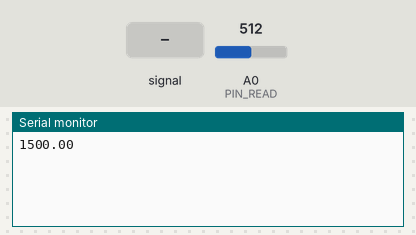
A sketch run on a simulated Arduino Uno, built with avr-gcc and run on an emulated ATmega328P. Parts: the last lines printed to the serial monitor. The inputs (shaded band) are chosen by the test bench; at power-on: A0 (PIN_READ) = 512.

Above: at 1.2 s.
1.3 s: A0 (PIN_READ) fed a 2 Hz sine of ±306 counts around its level
At 1.83 s:
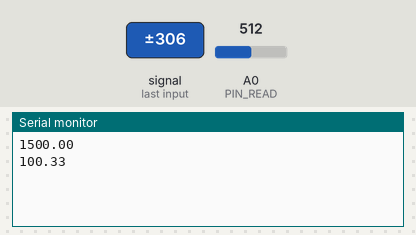
2.8 s: A0 (PIN_READ) set to 716
At 4.0 s:
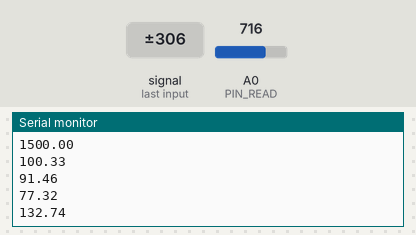
4.3 s: A0 (PIN_READ) set to 900
At 5.8 s:
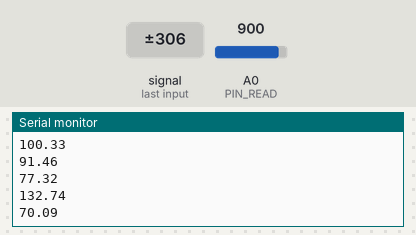
Timing chart, 0 to 7.3 s (numbered marks = the images above; inputs shaded):
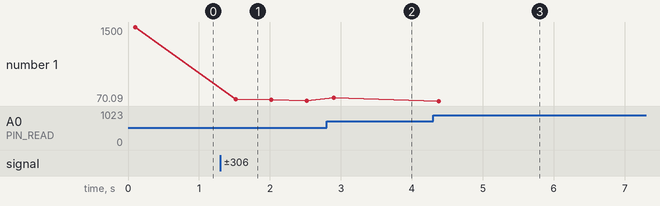

Measured:
- after the input at 1.3 s, the serial monitor: prints a new line after 0.22 s (image 1)
- after the input at 2.8 s, the serial monitor: prints a new line after 0.10 s (image 2)
- after the input at 4.3 s, the serial monitor: prints a new line after 0.08 s (image 3)
- plotted number 1: 1500 → 77.32 after the input at 1.3 s, 77.32 → 132.74 after the input at 2.8 s, 132.74 → 70.09 after the input at 4.3 s

The sketch:

main.ino
```cpp
/**
 * @file    main.ino
 * @author  Filippo Graziani
 * @date    29/02/2024
 * @brief   A sample code for the heartbeat sensor (KY039)
 * Connections:
 * Sensor       -----       Arduino Uno
 * S                        A0
 * +                        5V
 * -                        GND
 *
 * I used the following program as a starting point:
 * https://projecthub.arduino.cc/Johan_Ha/from-ky-039-to-heart-rate-8c660b
 */

#include "Arduino.h"
#include <stdint.h>

#define     PIN_READ        (A0)

// Sampling with a time of 20ms mean we're sampling at 50Hz, hence we are
// sampling filtering the noise of the electrict light frequency.
//
#define     MS_OF_READ      (20)

// Number of samples to get a read sample.
//
#define     SAMPLE_SIZE     (4)

// The last 4 average and clean readings must be rising.
//
#define     THRESHOLD_RISE  (4)

/**
 * @brief   Setup function.
 * @par     Description
 * Setting of the Arduino's pins and the serial port.
 * @return  Nothing.
 */
void
setup ()
{
    Serial.begin(9600);

    while (!Serial)
    {
        /* Do nothing */
    }

    pinMode(PIN_READ, INPUT);
}   /* setup() */

/**
 * @brief   Loop function.
 * @par     Description
 * Prints the analog read of the flame sensor every 500 milliseconds.
 * It tests also the presence of the alarm.
 * @return  Nothing.
 */
void
loop ()
{
    uint32_t prev_time(millis());
    static int32_t sum(0);
    static uint32_t n_samples(0);
    static double sample_read[SAMPLE_SIZE]{0};
    static uint32_t idx(0);
    static int32_t avg_clean(0);
    static int32_t last_avg_clean(0);
    static uint32_t rise_count(0);
    static bool b_is_rising(false);
    static uint32_t diff_time_ms[3]{0};
    static uint32_t last_beat_ms(0);

    // 20 ms of readings.
    //
    while ((millis() - prev_time) < MS_OF_READ)
    {
        sum += analogRead(PIN_READ);
        ++n_samples;
    }

    // Get an average reading.
    //
    double avg = (double) sum / (double) n_samples;

    sample_read[idx % (SAMPLE_SIZE - 1)] = avg;
    ++idx;
    sum = 0;
    n_samples = 0;

    // Get a value which is an average value between the last 4 readings.
    //
    for (uint32_t scan(0);
         scan < (sizeof(sample_read) / sizeof(sample_read[0])); ++scan)
    {
        avg_clean += sample_read[scan];
    }

    avg_clean /= SAMPLE_SIZE;

    if (avg_clean > last_avg_clean)
    {
        ++rise_count;

        if ((false == b_is_rising) && (rise_count > THRESHOLD_RISE))
        {
            b_is_rising = true;

            diff_time_ms[0] = millis() - last_beat_ms;
            last_beat_ms = millis();

            // A minute (in milliseconds) divided by a weighed average according
            // to the last three beats.
            //
            double beat_freq = 60000.0 / (0.4 * (double) diff_time_ms[0] +
                                          0.3 * (double) diff_time_ms[1] +
                                          0.3 * (double) diff_time_ms[2]);

            diff_time_ms[2] = diff_time_ms[1];
            diff_time_ms[1] = diff_time_ms[0];

            Serial.println(beat_freq);
        }
    }
    else
    {
        rise_count = 0;
        b_is_rising = false;
    }

    last_avg_clean = avg_clean;
}   /* loop() */


/*** End of file ***/
```
